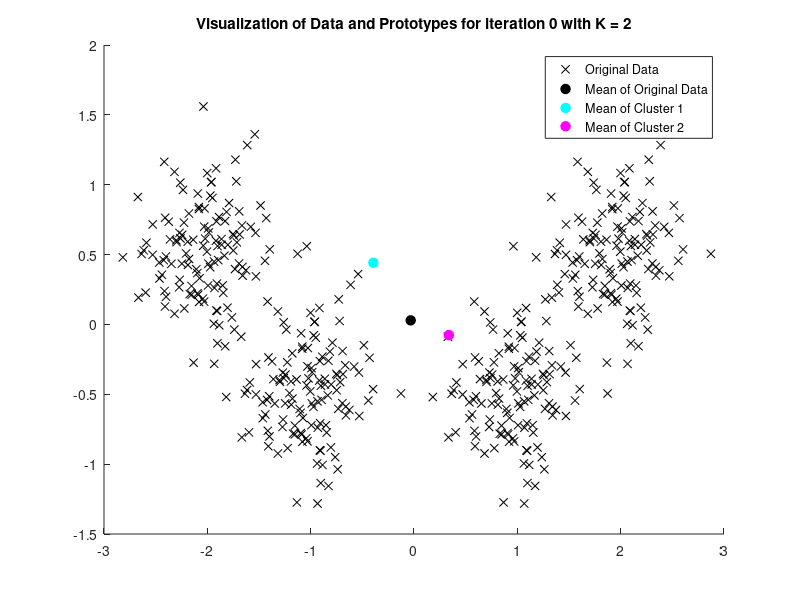
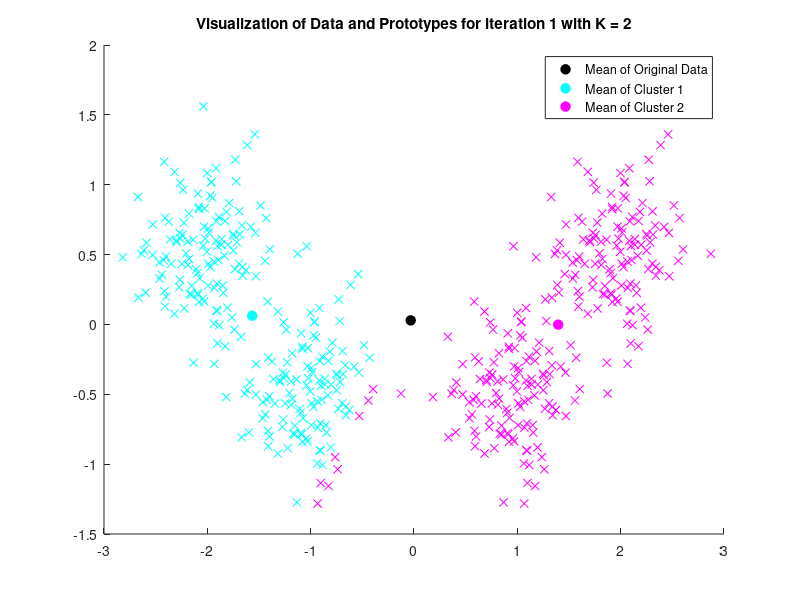
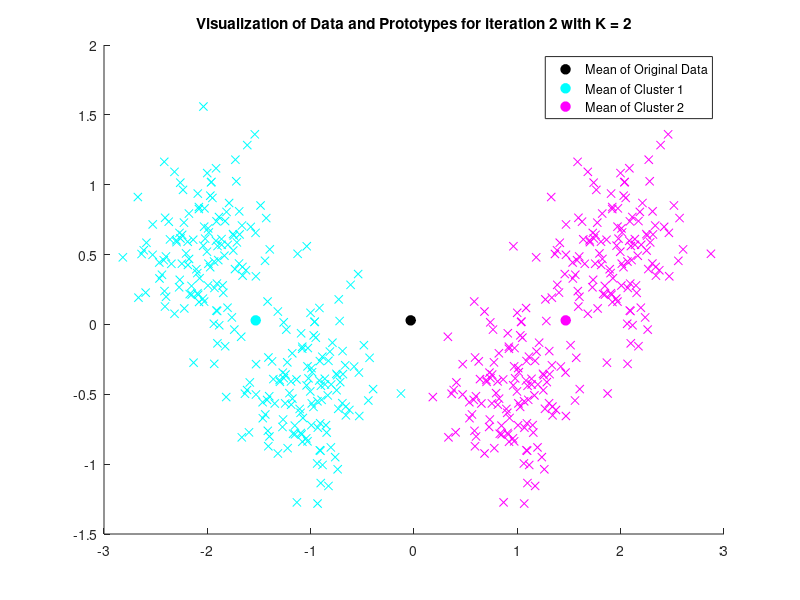
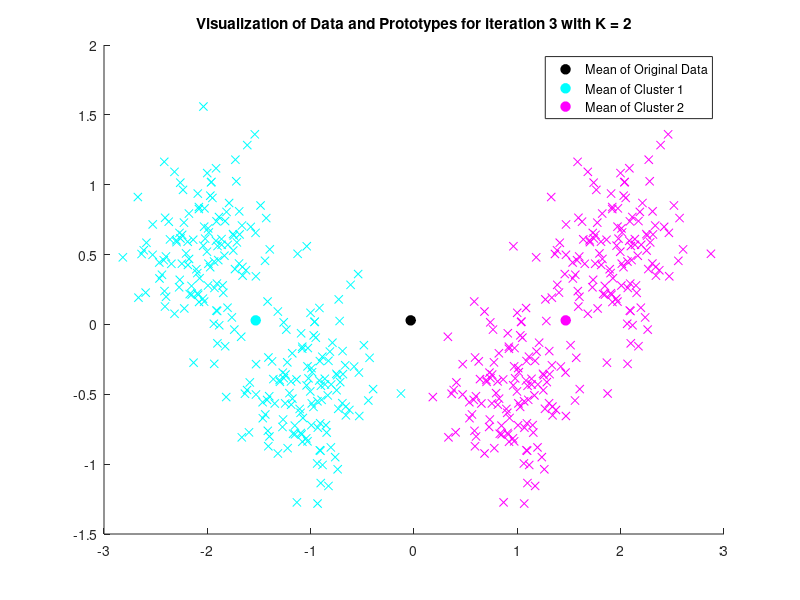

The MATLAB source for these figures, in order: (Note: this script raises an error after producing the figures.)
function ueb09a01()

    close all;
    clear all;

    data = load('cluster.dat');
    no_points = size(data,2);
    K = 2:8;

    for k = K

        % initialization

        data_mean = mean(data,2);
        prototypes = (-1+(2)*rand(2,k)) + repmat(data_mean,1,k);
        t_max = 5;
        assignment = zeros(1,size(data,2));

        % optimization

        error = size(t_max,1);

        for t = 0:t_max-1

            % visualization a)

            visualize_prototypes(k,t,data,assignment,data_mean,prototypes);

            % assign all datapoints to their closest prototype

            for p = 1:no_points
                dists = [];
                for l = 1:k
                    dists = [ dists norm(data(:,p)-prototypes(:,l)) ];
                end
                [~,index] = min(dists);
                assignment(p) = index;
            end

            % re-compute the new positions of the prototypes for this assignment

            for l = 1:k
                data_l = data(:,find(assignment==l));
                if ~isempty(data_l)
                    prototypes(:,l) = mean(data_l,2);
                end
            end

            % compute error

            temp = 0;
            for l = 1:k
                data_l = data(:,find(assignment==l));
                if ~isempty(data_l)
                    temp = temp + sum(norm(data_l-repmat(prototypes(:,l),1,size(data_l,2))).^2);
                end
            end

            error(t+1) = (1/2*no_points)*temp;

        end

        % visualization a)

        visualize_prototypes(k,t_max,data,assignment,data_mean,prototypes);

        % visualization b)

        figure;
        plot(0:1:t_max-1,error,'-k');
        xlabel('Iteration');
        ylabel('Error');
        title([ 'Plot of error function for K = ' num2str(k) ]);
        save_fig([ 'ueb09a01_' num2str(k) '_error' ]);

        % visualization c)

        if k ~= 2

            visualize_prototypes(k,t_max,data,assignment,data_mean,prototypes);
            for l = 1:k
                if size(data_l,2) > 0
                    voronoi(prototypes(1,:),prototypes(2,:),'k');
                    alpha(.8);
                end
            end
            save_fig([ 'ueb09a01_' num2str(k) '_voronoi' ]);

        end

    end


end

function save_fig(name)

    print([ name '.pdf'],'-dpdf');

end

function visualize_prototypes( K, iteration, data, assignment, data_mean, prototypes )

    cmap = cool(K);

    figure;
    hold on;

    if iteration == 0

        plot(data(1,:),data(2,:),'xk');
        plot(data_mean(1),data_mean(2),'ok','MarkerFaceColor','k','MarkerSize',7);
        legend_entries{1} = 'Original Data';
        legend_entries{2} = 'Mean of Original Data';

        for l = 1:K
            plot(prototypes(1,l),prototypes(2,l),'o','Color',cmap(l,:),'MarkerFaceColor',cmap(l,:),'MarkerSize',7);
            legend_entries{l+2} = [ 'Mean of Cluster ' num2str(l) ];
        end

    else

        plot(data_mean(1),data_mean(2),'ok','MarkerFaceColor','k','MarkerSize',7);
        legend_entries{1} = 'Mean of Original Data';

        for l = 1:K
            plot(prototypes(1,l),prototypes(2,l),'o','Color',cmap(l,:),'MarkerFaceColor',cmap(l,:),'MarkerSize',7);
            legend_entries{l+1} = [ 'Mean of Cluster ' num2str(l) ];
        end

        for l = 1:K
            data_l = data(:,find(assignment==l));
            plot(data_l(1,:),data_l(2,:),'x','Color',cmap(l,:));
        end

    end

    legend(legend_entries);
    title([ 'Visualization of Data and Prototypes for iteration ' num2str(iteration) ' with K = ' num2str(K) ]);
    save_fig([ 'ueb09a01_' num2str(K) '_iteration_' num2str(iteration) ]);

end
